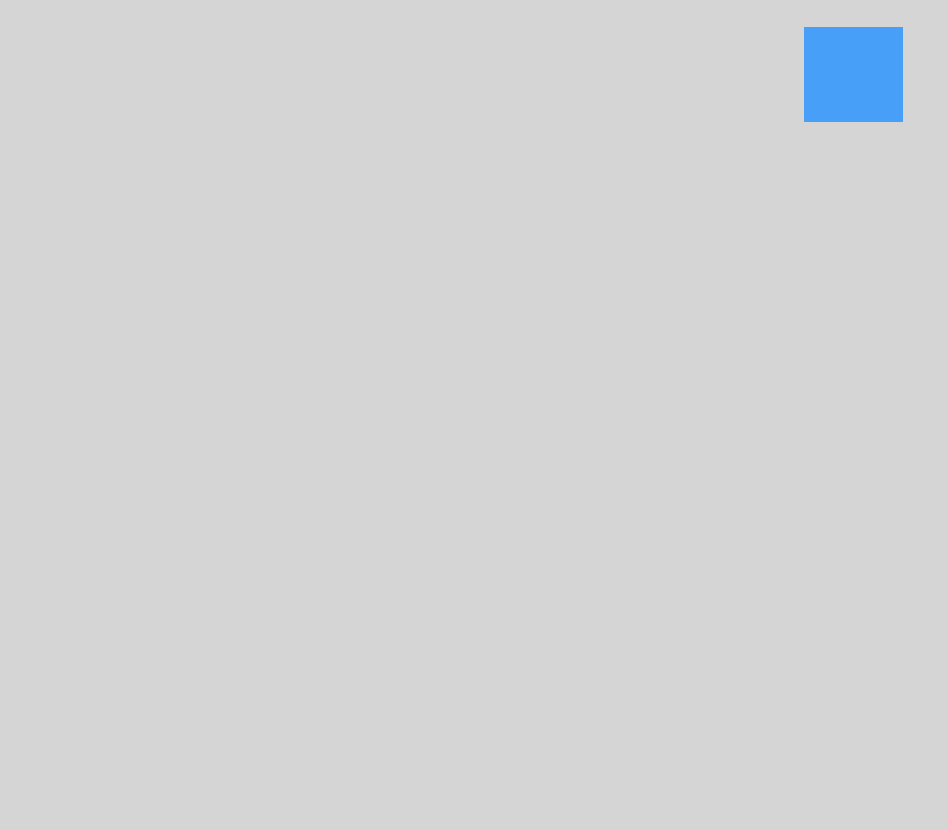
#> input picture tests/marker_image_detector_test/test.png, 948 x 830 px
$ python detecting_marker_test.py
#> lines starting #> are read from the running program, lines starting #| are printed output that depends on the picture; after the words box and inside, x2 and y2 are one past the last pixel; in counts of white or black regions, pixels touching at a corner belong together
#> in main, frame is the input picture: shape (830, 948, 3); mean B, G, R 213.4, 212.4, 211.3
import cv2
import numpy as np

lower_bound = np.array([90, 150, 150]) # blue marker
upper_bound = np.array([120, 255, 255])

def find_marker_center_bgr(frame: np.ndarray):
    hsv_image = cv2.cvtColor(frame, cv2.COLOR_BGR2HSV)
#> hsv_image: shape (830, 948, 3); mean H, S, V 1.3, 2.2, 213.4

    mask = cv2.inRange(hsv_image, lower_bound, upper_bound)
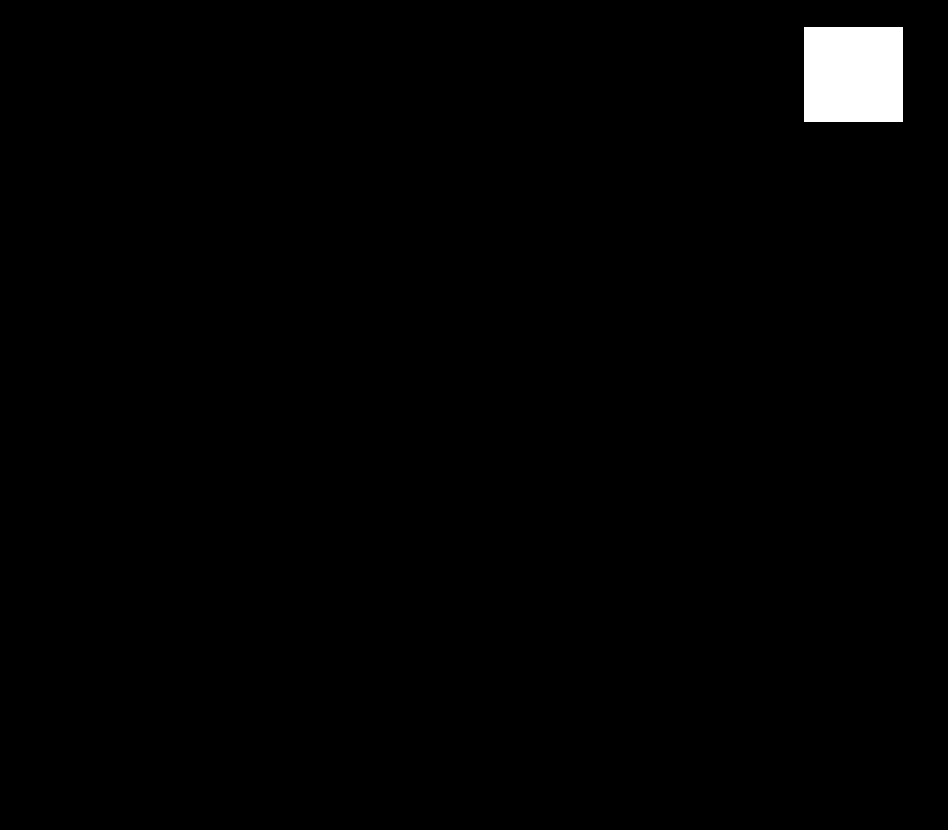
#> mask: shape (830, 948); 1.2% white; 1 white region, box (x1, y1, x2, y2) and area: (804, 27, 903, 122) 9405
    contours, _ = cv2.findContours(mask, cv2.RETR_EXTERNAL, cv2.CHAIN_APPROX_SIMPLE)
#> contours = [[[804, 27], [804, 121], [902, 121], [902, 27]]]
    if not contours:
        print("No marker was found")
        return None, mask

    marker = max(contours, key=cv2.contourArea)
#> marker = [[804, 27], [804, 121], [902, 121], [902, 27]]
    marker_area = cv2.contourArea(marker)
#> marker_area = 9212
    if marker_area < 50:
        print("Noise")
        return None, mask

    M = cv2.moments(marker)
#> M = moments, m00 9212, centre m10/m00, m01/m00 = (853, 74)
    if M["m00"] == 0:
        return None, mask

    center_x = int(M["m10"] / M["m00"])
#> center_x = 853
    center_y = int(M["m01"] / M["m00"])
#> center_y = 74
    print(f"Marker coordinates: x={center_x}, y={center_y}, area={marker_area:.2f}")
#| Marker coordinates: x=853, y=74, area=9212.00
    return (center_x, center_y), mask

def main():
    image_path = "test.png"
    frame = cv2.imread(image_path)
    if frame is None:
        print(f"Error occurred uploading {image_path}")
        return
    (center, mask) = find_marker_center_bgr(frame)
#> center = (853, 74)
    if center is not None:
        cx, cy = center
#> cx = 853; cy = 74
        cv2.circle(frame, (cx, cy), 5, (0, 255, 0), -1)
#> frame: shape (830, 948, 3); 0.01% of pixels changed, all inside (x1, y1, x2, y2) = (848, 69, 859, 80)
    cv2.imshow("Original with marker", frame)
    cv2.imshow("Mask", mask)
    cv2.waitKey(0)
    cv2.destroyAllWindows()

if __name__ == "__main__":
    main()
